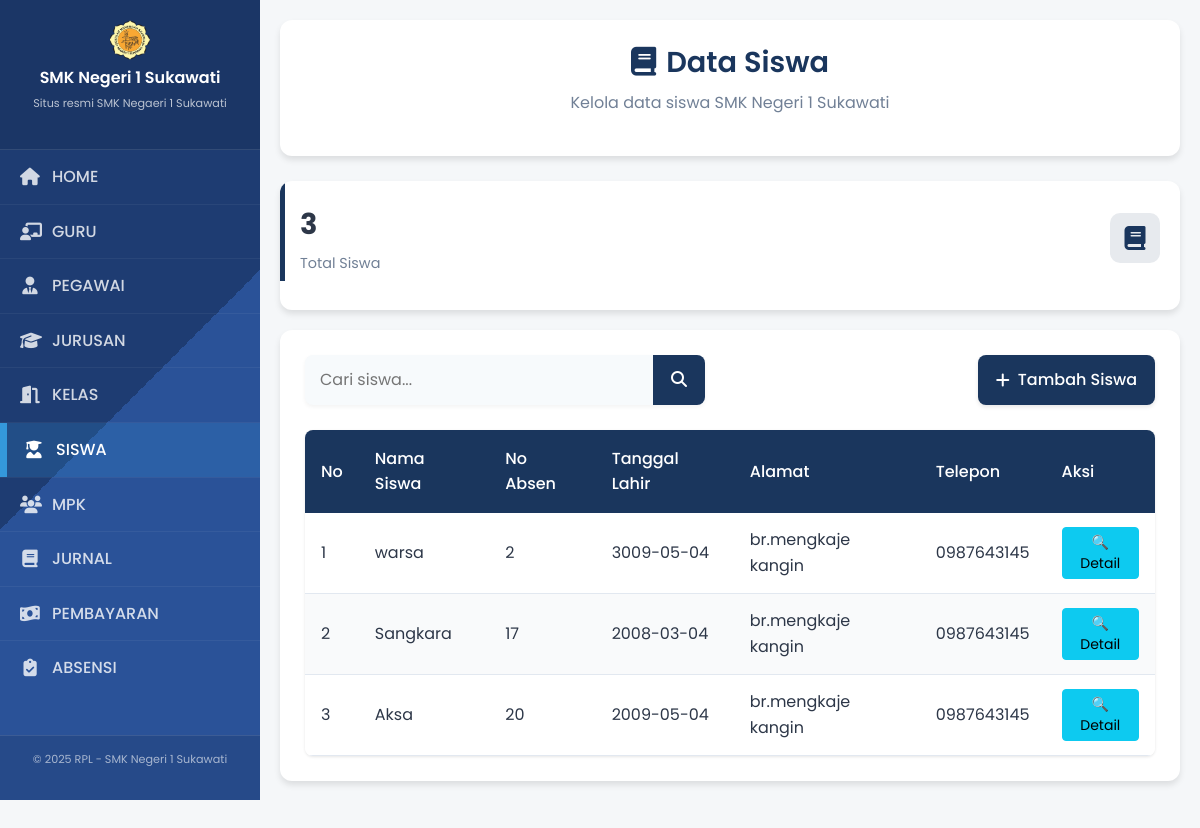
The app's page /admin/index.php?page=siswa with its own data.
### tables this page shows
CREATE TABLE `siswa` (
  `id_siswa` int NOT NULL,
  `nama_siswa` varchar(50) NOT NULL,
  `no_absen` int NOT NULL,
  `tgl_lahir` date NOT NULL,
  `alamat` text NOT NULL,
  `telp` varchar(20) NOT NULL,
  `nis` int NOT NULL,
  `nisn` varchar(20) NOT NULL,
  `id_kelas` int NOT NULL
);

### admin/siswa.php (the view, shortened to what this page needs)
<!DOCTYPE html>
<html lang="id">
<head>
    <link rel="stylesheet" href="https://cdnjs.cloudflare.com/ajax/libs/font-awesome/6.4.0/css/all.min.css">
     <link href="https://cdn.jsdelivr.net/npm/bootstrap@5.3.3/dist/css/bootstrap.min.css" rel="stylesheet">
    <link rel="stylesheet" href="css_admin/jurusan.css">
</head>
<body>
    <div class="container">
        <div class="page-header">
            <h2><i class="fas fa-book"></i>Data Siswa</h2>
            <p>Kelola data siswa SMK Negeri 1 Sukawati</p>
        </div>
        <?php
        include "../koneksi.php";
        $total_siswa = mysqli_query($koneksi, "SELECT COUNT(*) as total FROM siswa");
        $total_data = mysqli_fetch_assoc($total_siswa);
        $cari = "";
        if (isset($_GET['cari']) && $_GET['cari'] != "") {
            $cari = $_GET['cari'];
            $result = mysqli_query($koneksi, "SELECT * FROM siswa, kelas
                                             WHERE siswa.id_kelas=kelas.id_kelas
                                             AND nama_siswa LIKE '%$cari%'
                                             OR no_absen like '%$cari%'
                                             ORDER BY id_siswa DESC");
        } else {
            $result = mysqli_query($koneksi, "SELECT * FROM siswa, kelas
                                             WHERE siswa.id_kelas=kelas.id_kelas ORDER BY id_siswa DESC");
        }
        ?>
        <div class="stats-grid">
            <div class="stats-card primary">
                <div class="stats-card-header">
                    <div>
                        <div class="stats-card-value"><?php echo $total_data['total']; ?></div>
                        <div class="stats-card-title">Total Siswa</div>
                    </div>
                    <div class="stats-card-icon">
                        <i class="fas fa-book"></i>
                    </div>
                </div>
            </div>
        <div class="content-container">
            <div class="action-bar">
                <form class="search-form" method="get" action="">
                    <input type="search" name="cari" placeholder="Cari siswa..." value="<?= htmlspecialchars($cari) ?>">
                    <button type="submit"><i class="fas fa-search"></i></button>
                </form>
                <a href="siswa_tambah.php" class="btn-primary">
                    <i class="fas fa-plus"></i>Tambah Siswa
                </a>
            </div>
            <div class="table-container">
                <table class="data-table">
                    <thead>
                        <tr>
                            <th>No</th>
                            <th>Nama Siswa</th>
                            <th>No Absen</th>
                            <th>Tanggal Lahir</th>
                            <th>Alamat</th>
                            <th>Telepon</th>
                            <th>Aksi</th>
                        </tr>
                    </thead>
                    <tbody>
                    <?php
                    $no = 1;
                    if (mysqli_num_rows($result) > 0) {
                        while ($row = mysqli_fetch_assoc($result)) { ?>
                            <tr>
                                <td data-label="No"><?= $no++ ?></td>
                                <td><?= htmlspecialchars( $row['nama_siswa'])?></td>
                                <td><?=htmlspecialchars( $row['no_absen'])?></td>
                                 <td><?=htmlspecialchars( $row['tgl_lahir'])?></td>
                                  <td><?=htmlspecialchars( $row['alamat'])?></td>
                                   <td><?=htmlspecialchars( $row['telp']) ?></td>
                                   <td>
                                <button
                                class="btn btn-info btn-sm"
                                data-bs-toggle="modal"
                                data-bs-target="#detailModal<?= $row['id_siswa'] ?>">
                                🔍 Detail
                            </button>
                        </td>
                            </tr>
                    <?php }
                    } ?>
                    </tbody>
                </table>
            </div>
        </div>
    </div>
</body>
</html>

### admin/css_admin/style.css (style rules this page uses)
* { margin: 0; padding: 0; box-sizing: border-box; font-family: 'Segoe UI', Tahoma, Geneva, Verdana, sans-serif; }
body { background-color: #f8f9fa; color: #333; display: flex; min-height: 100vh; }
.stats-grid { display: grid; gap: 20px; margin-bottom: 30px; }
.stats-card { background: var(--white); border-radius: 12px; padding: 20px; box-shadow: var(--shadow); transition: var(--transition); position: relative; overflow: hidden; }
.stats-card::before { content: ''; position: absolute; top: 0; left: 0; width: 5px; height: 100px; }
.stats-card.primary::before { background: var(--primary); }
.stats-card-header { display: flex; align-items: center; justify-content: space-between; margin-bottom: 15px; }
.stats-card-icon { width: 50px; height: 50px; border-radius: 10px; display: flex; align-items: center; justify-content: center; font-size: 1.5rem; }
.stats-card.primary .stats-card-icon { background: rgba(26, 54, 93, 0.1); color: var(--primary); }
.stats-card-value { font-size: 1.8rem; font-weight: 700; margin-bottom: 5px; }
.stats-card-title { color: var(--gray); font-size: 0.9rem; }

### admin/css_admin/jurusan.css (style rules this page uses)
:root { --primary: #1a365d; --primary-light: #2c5282; --primary-dark: #0f2043; --secondary: #4299e1; --accent: #48bb78; --danger: #e53e3e; --warning: #dd6b20; --info: #3182ce; --light: #f7fafc; --dark: #2d3748; --gray: #718096; --light-gray: #e2e8f0; --white: #ffffff; --sidebar-width: 260px; --header-height: 70px; --transition: all 0.3s ease; --shadow: 0 4px 6px rgba(0, 0, 0, 0.1); --shadow-lg: 0 10px 15px rgba(0, 0, 0, 0.1); }
* { margin: 0; padding: 0; box-sizing: border-box; font-family: 'Poppins', sans-serif; }
body { background-color: #f5f7f9; color: var(--dark); line-height: 1.6; }
.container { padding: 20px; max-width: 1200px; margin: 0 auto; }
.page-header { background: var(--white); border-radius: 12px; padding: 25px; margin-bottom: 25px; box-shadow: var(--shadow); text-align: center; }
.page-header h2 { color: var(--primary); font-size: 1.8rem; font-weight: 600; display: flex; align-items: center; justify-content: center; gap: 10px; margin-bottom: 10px; }
.page-header p { color: var(--gray); }
.stats-grid { display: grid; gap: 20px; margin-bottom: 30px; }
.stats-card { background: var(--white); border-radius: 12px; padding: 20px; box-shadow: var(--shadow); transition: var(--transition); position: relative; overflow: hidden; }
.stats-card::before { content: ''; position: absolute; top: 0; left: 0; width: 5px; height: 100px; }
.stats-card.primary::before { background: var(--primary); }
.stats-card-header { display: flex; align-items: center; justify-content: space-between; margin-bottom: 15px; }
.stats-card-icon { width: 50px; height: 50px; border-radius: 10px; display: flex; align-items: center; justify-content: center; font-size: 1.5rem; }
.stats-card.primary .stats-card-icon { background: rgba(26, 54, 93, 0.1); color: var(--primary); }
.stats-card-value { font-size: 1.8rem; font-weight: 700; margin-bottom: 5px; }
.stats-card-title { color: var(--gray); font-size: 0.9rem; }
.content-container { background: var(--white); border-radius: 12px; padding: 25px; box-shadow: var(--shadow); margin-bottom: 30px; }
.action-bar { display: flex; justify-content: space-between; align-items: center; margin-bottom: 25px; flex-wrap: wrap; gap: 15px; }
.search-form { display: flex; align-items: center; background: var(--light); border-radius: 8px; overflow: hidden; flex: 1; max-width: 400px; box-shadow: 0 2px 4px rgba(0,0,0,0.05); }
.search-form input { flex: 1; border: none; padding: 12px 15px; background: transparent; outline: none; }
.search-form button { background: var(--primary); color: white; border: none; padding: 12px 18px; cursor: pointer; transition: var(--transition); }
.btn-primary { background: var(--primary); color: white; border: none; padding: 12px 18px; border-radius: 8px; cursor: pointer; text-decoration: none; display: inline-flex; align-items: center; gap: 8px; transition: var(--transition); font-weight: 500; box-shadow: 0 2px 4px rgba(0,0,0,0.1); }
.table-container { overflow-x: auto; border-radius: 8px; box-shadow: 0 1px 3px rgba(0,0,0,0.1); }
.data-table { width: 100%; border-collapse: collapse; background: var(--white); }
.data-table th { background: var(--primary); color: white; text-align: left; padding: 16px; font-weight: 500; }
.data-table td { padding: 14px 16px; border-bottom: 1px solid var(--light-gray); }
.data-table tr:nth-child(even) { background-color: #f9fafb; }

### records on screen
siswa: nama_siswa "warsa", no_absen "2", tgl_lahir "3009-05-04", alamat "br.mengkaje kangin", telp "0987643145"
siswa: nama_siswa "Sangkara", no_absen "17", tgl_lahir "2008-03-04", alamat "br.mengkaje kangin", telp "0987643145"
siswa: nama_siswa "Aksa", no_absen "20", tgl_lahir "2009-05-04", alamat "br.mengkaje kangin", telp "0987643145"

### other values on screen
$total_data['total'] "3"
